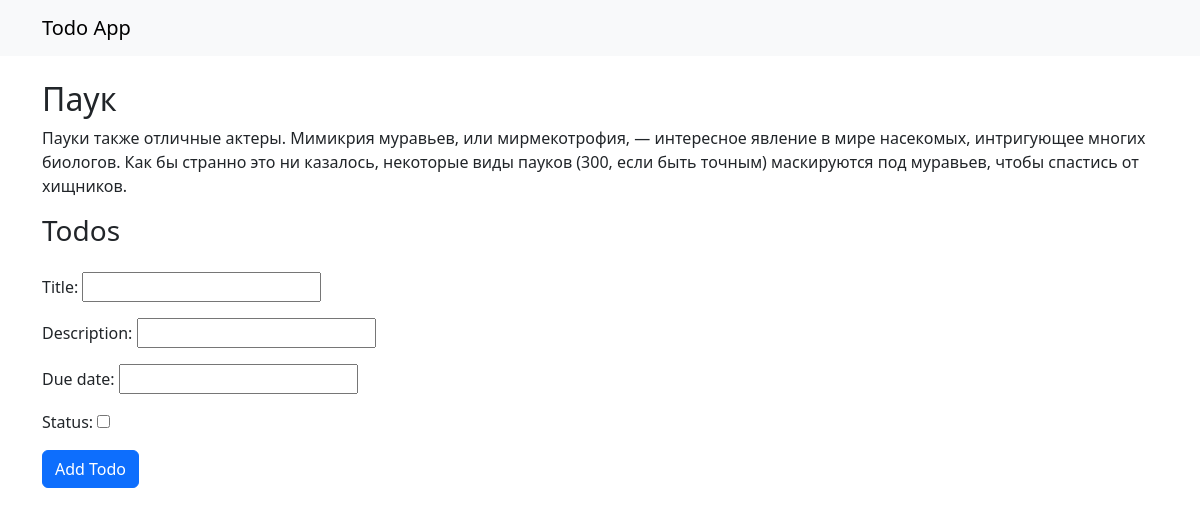
/todo-lists/1/, run on the app's committed database.
### todos/models.py (models this page shows, shortened)
class TodoList(models.Model):
    title = models.CharField(max_length=255)
    description = models.CharField(max_length=500)

### todos/views.py (the view, shortened to what this page needs)
# urls.py: path('todo-lists/<int:id>/', views.todo_list_detail, name='todo_list_detail'),
def todo_list_detail(request, id):
    todo_list = get_object_or_404(TodoList, id=id)
    todos = todo_list.todos.all()
    form = TodoForm()
    return render(request, 'todos/detail.html', {'todo_list': todo_list, 'todos': todos, 'form': form})

### todos/forms.py
class TodoForm(forms.ModelForm):
    class Meta:
        model = Todo
        fields = ['title', 'description', 'due_date', 'status']

### templates/todos/detail.html (shortened to what this page needs)
{% extends 'base.html' %}
{% block content %}
<h2>{{ todo_list.title }}</h2>
<p>{{ todo_list.description }}</p>
<h3>Todos</h3>
<form method="post" class="mt-3">
    {{ form.as_p }}
    <button type="submit" class="btn btn-primary">Add Todo</button>
</form>
{% endblock %}

### templates/base.html (shortened to what this page needs)
<!DOCTYPE html>
<html lang="en">
<head>
    <link href="https://cdn.jsdelivr.net/npm/bootstrap@5.3.0/dist/css/bootstrap.min.css" rel="stylesheet">
</head>
<body>
    {% include 'header.html' %}
    <div class="container mt-4">
        {% block content %}{% endblock %}
    </div>
</body>
</html>

### templates/header.html
<nav class="navbar navbar-expand-lg navbar-light bg-light">
    <div class="container">
        <a class="navbar-brand" href="{% url 'todo_lists' %}">Todo App</a>
    </div>
</nav>

### data on the page
TodoList: title "Паук", description "Пауки также отличные актеры. Мимикрия муравьев, или мирмекотрофия, — интересное явление в мире насекомых, интригующее многих биологов. Как бы странно это ни казалось, некоторые виды пауков (300, если быть точным) маскируются под муравьев, чтобы спастись от хищников."
